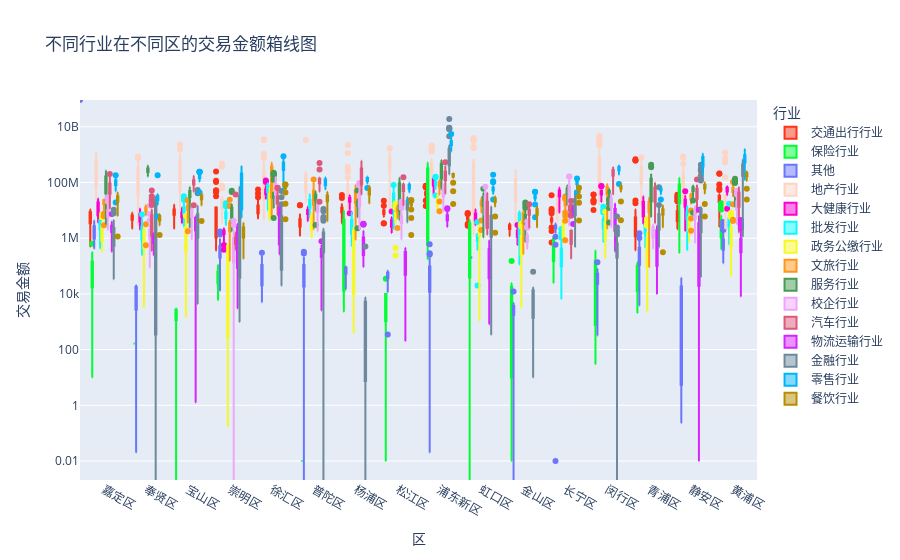
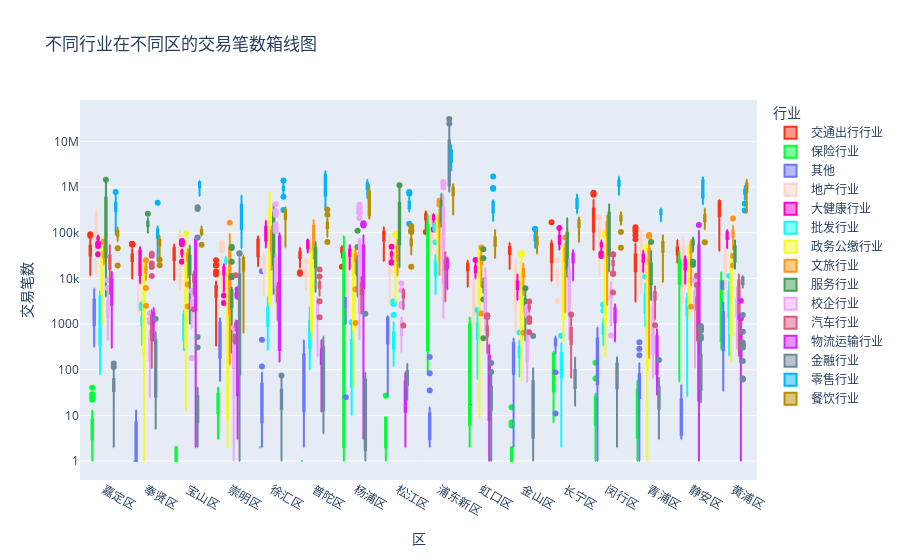

The cell these charts' notebook holds for them, in order:
### Markdown cell above
#### 箱线图

### Code cell
fig1=px.box(
    allTransactionData,
    x="区",
    y="交易金额",
    log_y=True,
    color="行业",
    title="不同行业在不同区的交易金额箱线图",
    color_discrete_sequence=px.colors.qualitative.Light24)
fig2=px.box(
    allTransactionData,
    x="区",
    y="交易笔数",
    log_y=True,
    color="行业",
    title="不同行业在不同区的交易笔数箱线图",
    color_discrete_sequence=px.colors.qualitative.Light24)
fig1.show()
fig2.show()

### Figure 1 — Plotly figure (JSON) as saved in the notebook; plotly's stock layout.template omitted (floating-point values rounded to 4 significant figures; data arrays with more than 128 entries replaced by an {"elided": "..."} marker saying what was removed)
{"data": [{"alignmentgroup": "True", "hovertemplate": "行业=交通出行行业<br>区=%{x}<br>交易金额=%{y}<extra></extra>", "legendgroup": "交通出行行业", "marker": {"color": "#FD3216"}, "name": "交通出行行业", "notched": false, "offsetgroup": "交通出行行业", "orientation": "v", "showlegend": true, "type": "box", "x": {"elided": "576 str values"}, "x0": " ", "xaxis": "x", "y": {"elided": "576 float values"}, "y0": " ", "yaxis": "y"}, {"alignmentgroup": "True", "hovertemplate": "行业=保险行业<br>区=%{x}<br>交易金额=%{y}<extra></extra>", "legendgroup": "保险行业", "marker": {"color": "#00FE35"}, "name": "保险行业", "notched": false, "offsetgroup": "保险行业", "orientation": "v", "showlegend": true, "type": "box", "x": {"elided": "235 str values"}, "x0": " ", "xaxis": "x", "y": {"elided": "235 float values"}, "y0": " ", "yaxis": "y"}, {"alignmentgroup": "True", "hovertemplate": "行业=其他<br>区=%{x}<br>交易金额=%{y}<extra></extra>", "legendgroup": "其他", "marker": {"color": "#6A76FC"}, "name": "其他", "notched": false, "offsetgroup": "其他", "orientation": "v", "showlegend": true, "type": "box", "x": {"elided": "347 str values"}, "x0": " ", "xaxis": "x", "y": {"elided": "347 float values"}, "y0": " ", "yaxis": "y"}, {"alignmentgroup": "True", "hovertemplate": "行业=地产行业<br>区=%{x}<br>交易金额=%{y}<extra></extra>", "legendgroup": "地产行业", "marker": {"color": "#FED4C4"}, "name": "地产行业", "notched": false, "offsetgroup": "地产行业", "orientation": "v", "showlegend": true, "type": "box", "x": {"elided": "576 str values"}, "x0": " ", "xaxis": "x", "y": {"elided": "576 float values"}, "y0": " ", "yaxis": "y"}, {"alignmentgroup": "True", "hovertemplate": "行业=大健康行业<br>区=%{x}<br>交易金额=%{y}<extra></extra>", "legendgroup": "大健康行业", "marker": {"color": "#FE00CE"}, "name": "大健康行业", "notched": false, "offsetgroup": "大健康行业", "orientation": "v", "showlegend": true, "type": "box", "x": {"elided": "576 str values"}, "x0": " ", "xaxis": "x", "y": {"elided": "576 float values"}, "y0": " ", "yaxis": "y"}, {"alignmentgroup": "True", "hovertemplate": "行业=批发行业<br>区=%{x}<br>交易金额=%{y}<extra></extra>", "legendgroup": "批发行业", "marker": {"color": "#0DF9FF"}, "name": "批发行业", "notched": false, "offsetgroup": "批发行业", "orientation": "v", "showlegend": true, "type": "box", "x": {"elided": "575 str values"}, "x0": " ", "xaxis": "x", "y": {"elided": "575 float values"}, "y0": " ", "yaxis": "y"}, {"alignmentgroup": "True", "hovertemplate": "行业=政务公缴行业<br>区=%{x}<br>交易金额=%{y}<extra></extra>", "legendgroup": "政务公缴行业", "marker": {"color": "#F6F926"}, "name": "政务公缴行业", "notched": false, "offsetgroup": "政务公缴行业", "orientation": "v", "showlegend": true, "type": "box", "x": {"elided": "554 str values"}, "x0": " ", "xaxis": "x", "y": {"elided": "554 float values"}, "y0": " ", "yaxis": "y"}, {"alignmentgroup": "True", "hovertemplate": "行业=文旅行业<br>区=%{x}<br>交易金额=%{y}<extra></extra>", "legendgroup": "文旅行业", "marker": {"color": "#FF9616"}, "name": "文旅行业", "notched": false, "offsetgroup": "文旅行业", "orientation": "v", "showlegend": true, "type": "box", "x": {"elided": "576 str values"}, "x0": " ", "xaxis": "x", "y": {"elided": "576 float values"}, "y0": " ", "yaxis": "y"}, {"alignmentgroup": "True", "hovertemplate": "行业=服务行业<br>区=%{x}<br>交易金额=%{y}<extra></extra>", "legendgroup": "服务行业", "marker": {"color": "#479B55"}, "name": "服务行业", "notched": false, "offsetgroup": "服务行业", "orientation": "v", "showlegend": true, "type": "box", "x": {"elided": "576 str values"}, "x0": " ", "xaxis": "x", "y": {"elided": "576 float values"}, "y0": " ", "yaxis": "y"}, {"alignmentgroup": "True", "hovertemplate": "行业=校企行业<br>区=%{x}<br>交易金额=%{y}<extra></extra>", "legendgroup": "校企行业", "marker": {"color": "#EEA6FB"}, "name": "校企行业", "notched": false, "offsetgroup": "校企行业", "orientation": "v", "showlegend": true, "type": "box", "x": {"elided": "573 str values"}, "x0": " ", "xaxis": "x", "y": {"elided": "573 float values"}, "y0": " ", "yaxis": "y"}, {"alignmentgroup": "True", "hovertemplate": "行业=汽车行业<br>区=%{x}<br>交易金额=%{y}<extra></extra>", "legendgroup": "汽车行业", "marker": {"color": "#DC587D"}, "name": "汽车行业", "notched": false, "offsetgroup": "汽车行业", "orientation": "v", "showlegend": true, "type": "box", "x": {"elided": "576 str values"}, "x0": " ", "xaxis": "x", "y": {"elided": "576 float values"}, "y0": " ", "yaxis": "y"}, {"alignmentgroup": "True", "hovertemplate": "行业=物流运输行业<br>区=%{x}<br>交易金额=%{y}<extra></extra>", "legendgroup": "物流运输行业", "marker": {"color": "#D626FF"}, "name": "物流运输行业", "notched": false, "offsetgroup": "物流运输行业", "orientation": "v", "showlegend": true, "type": "box", "x": {"elided": "476 str values"}, "x0": " ", "xaxis": "x", "y": {"elided": "476 float values"}, "y0": " ", "yaxis": "y"}, {"alignmentgroup": "True", "hovertemplate": "行业=金融行业<br>区=%{x}<br>交易金额=%{y}<extra></extra>", "legendgroup": "金融行业", "marker": {"color": "#6E899C"}, "name": "金融行业", "notched": false, "offsetgroup": "金融行业", "orientation": "v", "showlegend": true, "type": "box", "x": {"elided": "491 str values"}, "x0": " ", "xaxis": "x", "y": {"elided": "491 float values"}, "y0": " ", "yaxis": "y"}, {"alignmentgroup": "True", "hovertemplate": "行业=零售行业<br>区=%{x}<br>交易金额=%{y}<extra></extra>", "legendgroup": "零售行业", "marker": {"color": "#00B5F7"}, "name": "零售行业", "notched": false, "offsetgroup": "零售行业", "orientation": "v", "showlegend": true, "type": "box", "x": {"elided": "576 str values"}, "x0": " ", "xaxis": "x", "y": {"elided": "576 float values"}, "y0": " ", "yaxis": "y"}, {"alignmentgroup": "True", "hovertemplate": "行业=餐饮行业<br>区=%{x}<br>交易金额=%{y}<extra></extra>", "legendgroup": "餐饮行业", "marker": {"color": "#B68E00"}, "name": "餐饮行业", "notched": false, "offsetgroup": "餐饮行业", "orientation": "v", "showlegend": true, "type": "box", "x": {"elided": "576 str values"}, "x0": " ", "xaxis": "x", "y": {"elided": "576 float values"}, "y0": " ", "yaxis": "y"}], "layout": {"boxmode": "group", "legend": {"title": {"text": "行业"}, "tracegroupgap": 0}, "title": {"text": "不同行业在不同区的交易金额箱线图"}, "xaxis": {"anchor": "y", "domain": [0, 1], "title": {"text": "区"}}, "yaxis": {"anchor": "x", "domain": [0, 1], "title": {"text": "交易金额"}, "type": "log"}}}

### Figure 2 — Plotly figure (JSON) as saved in the notebook; plotly's stock layout.template omitted (floating-point values rounded to 4 significant figures; data arrays with more than 128 entries replaced by an {"elided": "..."} marker saying what was removed)
{"data": [{"alignmentgroup": "True", "hovertemplate": "行业=交通出行行业<br>区=%{x}<br>交易笔数=%{y}<extra></extra>", "legendgroup": "交通出行行业", "marker": {"color": "#FD3216"}, "name": "交通出行行业", "notched": false, "offsetgroup": "交通出行行业", "orientation": "v", "showlegend": true, "type": "box", "x": {"elided": "576 str values"}, "x0": " ", "xaxis": "x", "y": {"elided": "576 int values"}, "y0": " ", "yaxis": "y"}, {"alignmentgroup": "True", "hovertemplate": "行业=保险行业<br>区=%{x}<br>交易笔数=%{y}<extra></extra>", "legendgroup": "保险行业", "marker": {"color": "#00FE35"}, "name": "保险行业", "notched": false, "offsetgroup": "保险行业", "orientation": "v", "showlegend": true, "type": "box", "x": {"elided": "235 str values"}, "x0": " ", "xaxis": "x", "y": {"elided": "235 int values"}, "y0": " ", "yaxis": "y"}, {"alignmentgroup": "True", "hovertemplate": "行业=其他<br>区=%{x}<br>交易笔数=%{y}<extra></extra>", "legendgroup": "其他", "marker": {"color": "#6A76FC"}, "name": "其他", "notched": false, "offsetgroup": "其他", "orientation": "v", "showlegend": true, "type": "box", "x": {"elided": "347 str values"}, "x0": " ", "xaxis": "x", "y": {"elided": "347 int values"}, "y0": " ", "yaxis": "y"}, {"alignmentgroup": "True", "hovertemplate": "行业=地产行业<br>区=%{x}<br>交易笔数=%{y}<extra></extra>", "legendgroup": "地产行业", "marker": {"color": "#FED4C4"}, "name": "地产行业", "notched": false, "offsetgroup": "地产行业", "orientation": "v", "showlegend": true, "type": "box", "x": {"elided": "576 str values"}, "x0": " ", "xaxis": "x", "y": {"elided": "576 int values"}, "y0": " ", "yaxis": "y"}, {"alignmentgroup": "True", "hovertemplate": "行业=大健康行业<br>区=%{x}<br>交易笔数=%{y}<extra></extra>", "legendgroup": "大健康行业", "marker": {"color": "#FE00CE"}, "name": "大健康行业", "notched": false, "offsetgroup": "大健康行业", "orientation": "v", "showlegend": true, "type": "box", "x": {"elided": "576 str values"}, "x0": " ", "xaxis": "x", "y": {"elided": "576 int values"}, "y0": " ", "yaxis": "y"}, {"alignmentgroup": "True", "hovertemplate": "行业=批发行业<br>区=%{x}<br>交易笔数=%{y}<extra></extra>", "legendgroup": "批发行业", "marker": {"color": "#0DF9FF"}, "name": "批发行业", "notched": false, "offsetgroup": "批发行业", "orientation": "v", "showlegend": true, "type": "box", "x": {"elided": "575 str values"}, "x0": " ", "xaxis": "x", "y": {"elided": "575 int values"}, "y0": " ", "yaxis": "y"}, {"alignmentgroup": "True", "hovertemplate": "行业=政务公缴行业<br>区=%{x}<br>交易笔数=%{y}<extra></extra>", "legendgroup": "政务公缴行业", "marker": {"color": "#F6F926"}, "name": "政务公缴行业", "notched": false, "offsetgroup": "政务公缴行业", "orientation": "v", "showlegend": true, "type": "box", "x": {"elided": "554 str values"}, "x0": " ", "xaxis": "x", "y": {"elided": "554 int values"}, "y0": " ", "yaxis": "y"}, {"alignmentgroup": "True", "hovertemplate": "行业=文旅行业<br>区=%{x}<br>交易笔数=%{y}<extra></extra>", "legendgroup": "文旅行业", "marker": {"color": "#FF9616"}, "name": "文旅行业", "notched": false, "offsetgroup": "文旅行业", "orientation": "v", "showlegend": true, "type": "box", "x": {"elided": "576 str values"}, "x0": " ", "xaxis": "x", "y": {"elided": "576 int values"}, "y0": " ", "yaxis": "y"}, {"alignmentgroup": "True", "hovertemplate": "行业=服务行业<br>区=%{x}<br>交易笔数=%{y}<extra></extra>", "legendgroup": "服务行业", "marker": {"color": "#479B55"}, "name": "服务行业", "notched": false, "offsetgroup": "服务行业", "orientation": "v", "showlegend": true, "type": "box", "x": {"elided": "576 str values"}, "x0": " ", "xaxis": "x", "y": {"elided": "576 int values"}, "y0": " ", "yaxis": "y"}, {"alignmentgroup": "True", "hovertemplate": "行业=校企行业<br>区=%{x}<br>交易笔数=%{y}<extra></extra>", "legendgroup": "校企行业", "marker": {"color": "#EEA6FB"}, "name": "校企行业", "notched": false, "offsetgroup": "校企行业", "orientation": "v", "showlegend": true, "type": "box", "x": {"elided": "573 str values"}, "x0": " ", "xaxis": "x", "y": {"elided": "573 int values"}, "y0": " ", "yaxis": "y"}, {"alignmentgroup": "True", "hovertemplate": "行业=汽车行业<br>区=%{x}<br>交易笔数=%{y}<extra></extra>", "legendgroup": "汽车行业", "marker": {"color": "#DC587D"}, "name": "汽车行业", "notched": false, "offsetgroup": "汽车行业", "orientation": "v", "showlegend": true, "type": "box", "x": {"elided": "576 str values"}, "x0": " ", "xaxis": "x", "y": {"elided": "576 int values"}, "y0": " ", "yaxis": "y"}, {"alignmentgroup": "True", "hovertemplate": "行业=物流运输行业<br>区=%{x}<br>交易笔数=%{y}<extra></extra>", "legendgroup": "物流运输行业", "marker": {"color": "#D626FF"}, "name": "物流运输行业", "notched": false, "offsetgroup": "物流运输行业", "orientation": "v", "showlegend": true, "type": "box", "x": {"elided": "476 str values"}, "x0": " ", "xaxis": "x", "y": {"elided": "476 int values"}, "y0": " ", "yaxis": "y"}, {"alignmentgroup": "True", "hovertemplate": "行业=金融行业<br>区=%{x}<br>交易笔数=%{y}<extra></extra>", "legendgroup": "金融行业", "marker": {"color": "#6E899C"}, "name": "金融行业", "notched": false, "offsetgroup": "金融行业", "orientation": "v", "showlegend": true, "type": "box", "x": {"elided": "491 str values"}, "x0": " ", "xaxis": "x", "y": {"elided": "491 int values"}, "y0": " ", "yaxis": "y"}, {"alignmentgroup": "True", "hovertemplate": "行业=零售行业<br>区=%{x}<br>交易笔数=%{y}<extra></extra>", "legendgroup": "零售行业", "marker": {"color": "#00B5F7"}, "name": "零售行业", "notched": false, "offsetgroup": "零售行业", "orientation": "v", "showlegend": true, "type": "box", "x": {"elided": "576 str values"}, "x0": " ", "xaxis": "x", "y": {"elided": "576 int values"}, "y0": " ", "yaxis": "y"}, {"alignmentgroup": "True", "hovertemplate": "行业=餐饮行业<br>区=%{x}<br>交易笔数=%{y}<extra></extra>", "legendgroup": "餐饮行业", "marker": {"color": "#B68E00"}, "name": "餐饮行业", "notched": false, "offsetgroup": "餐饮行业", "orientation": "v", "showlegend": true, "type": "box", "x": {"elided": "576 str values"}, "x0": " ", "xaxis": "x", "y": {"elided": "576 int values"}, "y0": " ", "yaxis": "y"}], "layout": {"boxmode": "group", "legend": {"title": {"text": "行业"}, "tracegroupgap": 0}, "title": {"text": "不同行业在不同区的交易笔数箱线图"}, "xaxis": {"anchor": "y", "domain": [0, 1], "title": {"text": "区"}}, "yaxis": {"anchor": "x", "domain": [0, 1], "title": {"text": "交易笔数"}, "type": "log"}}}
